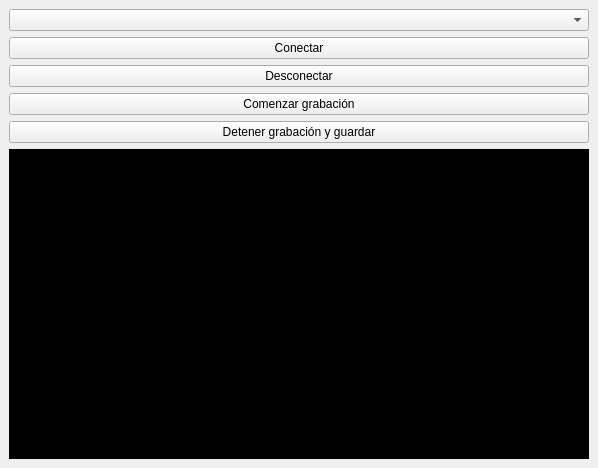
<?xml version="1.0" encoding="UTF-8"?>
<ui version="4.0">
 <class>MainWindow</class>
 <widget class="QMainWindow" name="MainWindow">
  <property name="geometry">
   <rect>
    <x>0</x>
    <y>0</y>
    <width>598</width>
    <height>468</height>
   </rect>
  </property>
  <property name="windowTitle">
   <string>MainWindow</string>
  </property>
  <widget class="QWidget" name="centralwidget">
   <layout class="QVBoxLayout" name="verticalLayout" stretch="1,1,1,1,1,8">
    <item>
     <widget class="QComboBox" name="comboBox_ports"/>
    </item>
    <item>
     <widget class="QPushButton" name="pushButton_connect">
      <property name="text">
       <string>Conectar</string>
      </property>
     </widget>
    </item>
    <item>
     <widget class="QPushButton" name="pushButton_disconnect">
      <property name="text">
       <string>Desconectar</string>
      </property>
     </widget>
    </item>
    <item>
     <widget class="QPushButton" name="pushButton_startRecording">
      <property name="text">
       <string>Comenzar grabación</string>
      </property>
     </widget>
    </item>
    <item>
     <widget class="QPushButton" name="pushButton_stop_save_recording">
      <property name="text">
       <string>Detener grabación y guardar</string>
      </property>
     </widget>
    </item>
    <item>
     <widget class="PlotWidget" name="widget" native="true">
      <property name="styleSheet">
       <string notr="true">background-color: rgb(0, 0, 0);</string>
      </property>
     </widget>
    </item>
   </layout>
  </widget>
 </widget>
 <customwidgets>
  <customwidget>
   <class>PlotWidget</class>
   <extends>QWidget</extends>
   <header>pyqtgraph</header>
   <container>1</container>
  </customwidget>
 </customwidgets>
 <resources/>
 <connections/>
</ui>
